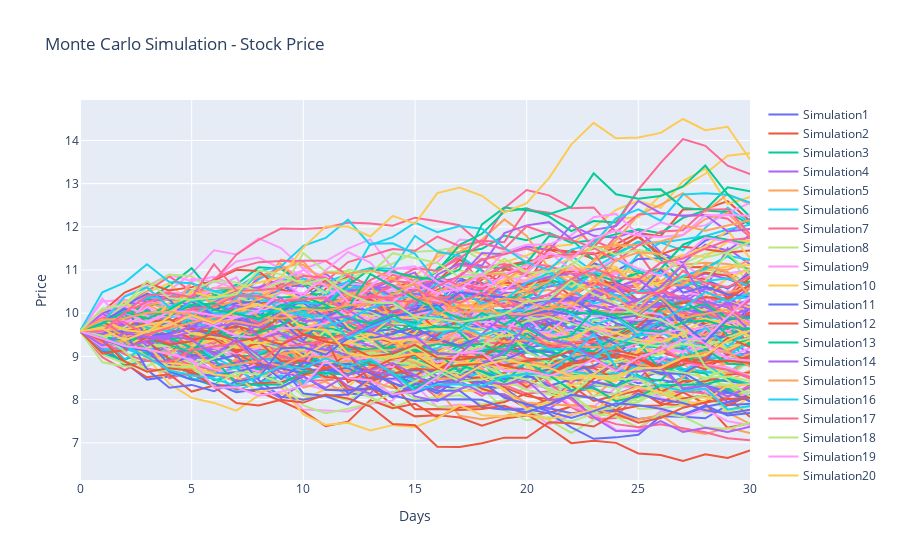

Notebook cell for this chart:
### Code cell
#Plot the simulated stock price movements
fig=go.Figure()

for col in simulation_df.columns:
    fig.add_trace(go.Scatter(x=simulation_df.index, y=simulation_df[col], name=f'Simulation{col+1}'))

fig.update_layout(
    title='Monte Carlo Simulation - Stock Price',
    xaxis_title='Days',
    yaxis_title='Price'
)

fig.show()
